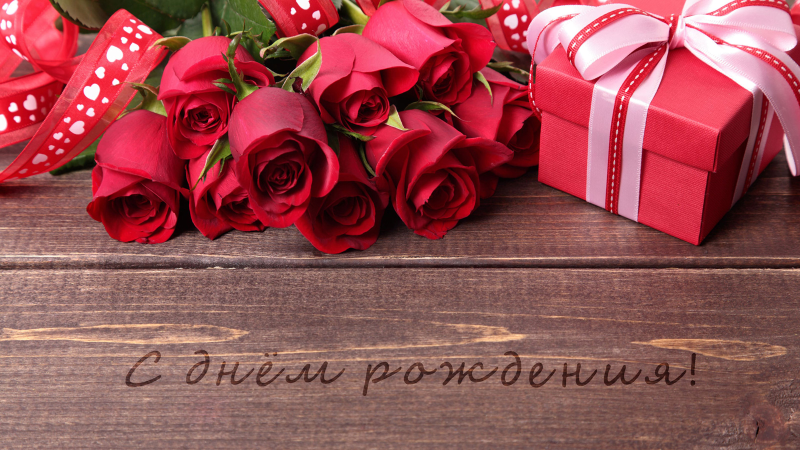
#> input picture zad8/otkrytka.jpeg, 1600 x 900 px (shown at 1/2 size)
$ python zad81.py
#> lines starting #> are read from the running program, lines starting #| are printed output that depends on the picture
from PIL import Image

with Image.open("otkrytka.jpeg") as img:
#> img is the input picture: PIL image 1600x900 RGB; mean R, G, B 150.5, 77.3, 80.9
    img = img.resize((img.width // 2, img.height // 2))
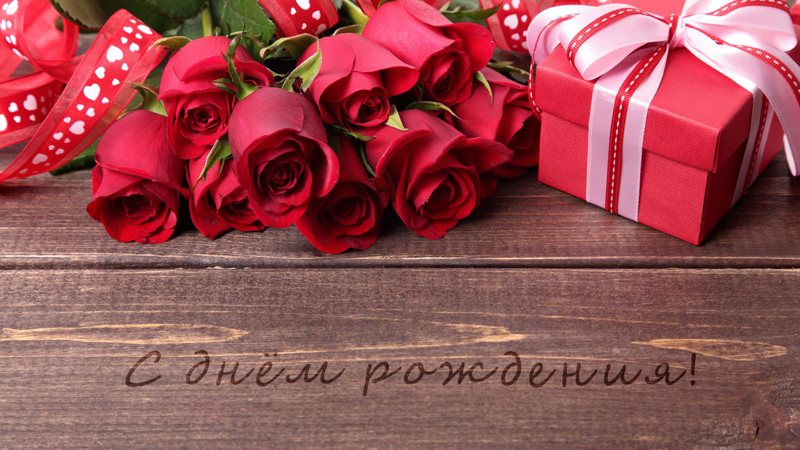
#> img: PIL image 800x450 RGB; mean R, G, B 150.5, 77.3, 80.9
    img = img.crop((0,0,800,350))
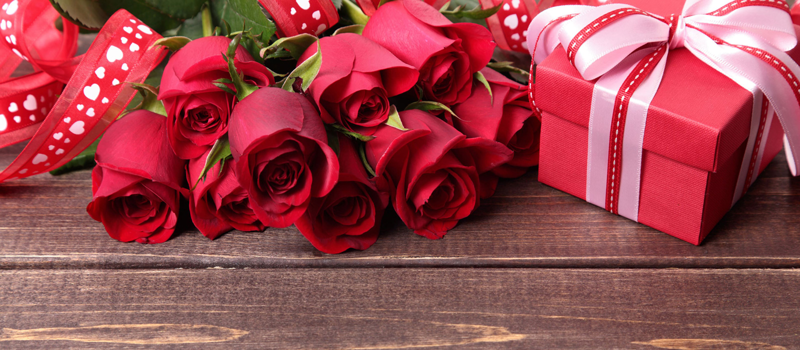
#> img: PIL image 800x350 RGB; mean R, G, B 154.1, 70.5, 77
    img.show()
    img.save("new_otkrytka.jpeg")

$ run again, with zad8/821.jpg copied over zad8/otkrytka.jpeg
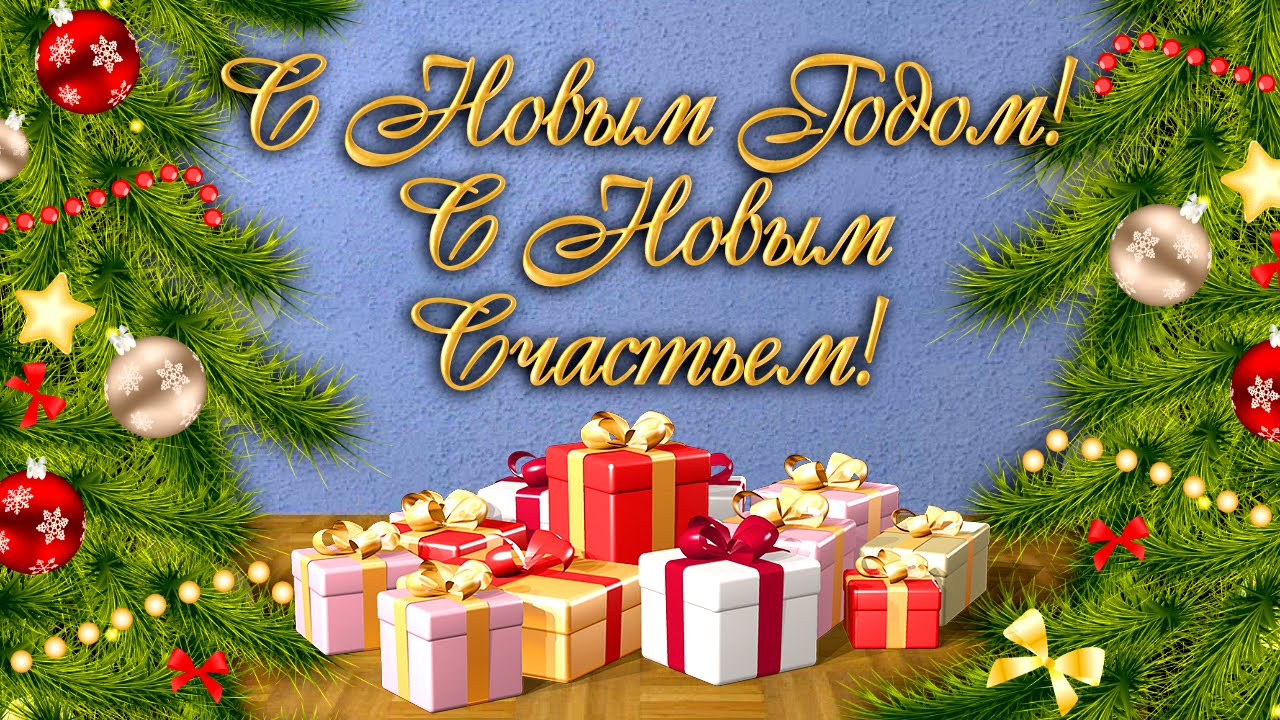
#> input picture zad8/821.jpg, 1280 x 720 px
#> img is the input picture: PIL image 1280x720 RGB; mean R, G, B 131.8, 124.8, 92.9
#> `img = img.resize((img.width // 2, img.height // 2))`:
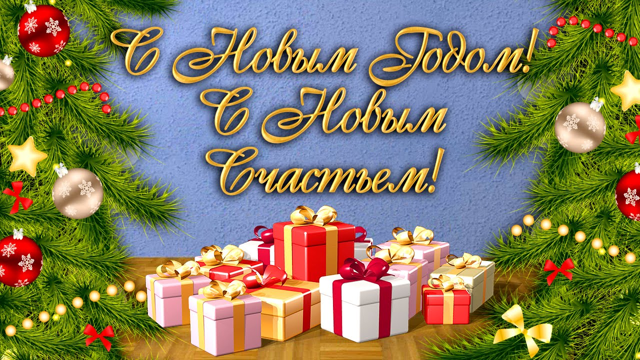
#> img: PIL image 640x360 RGB; mean R, G, B 131.7, 124.8, 93
#> `img = img.crop((0,0,800,350))`:
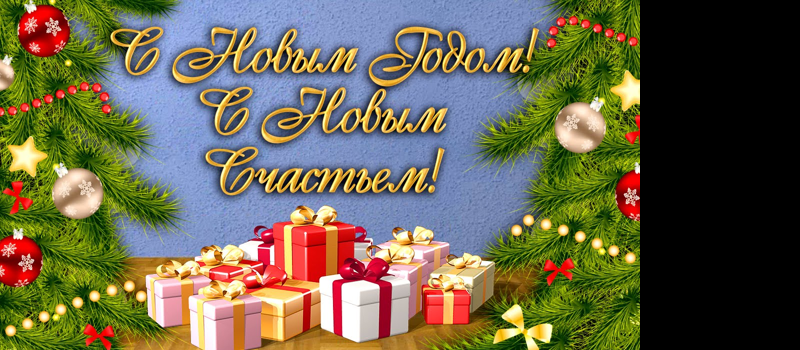
#> img: PIL image 800x350 RGB; mean R, G, B 105.5, 100.1, 75.9

$ run again, with zad8/822.jpg copied over zad8/otkrytka.jpeg
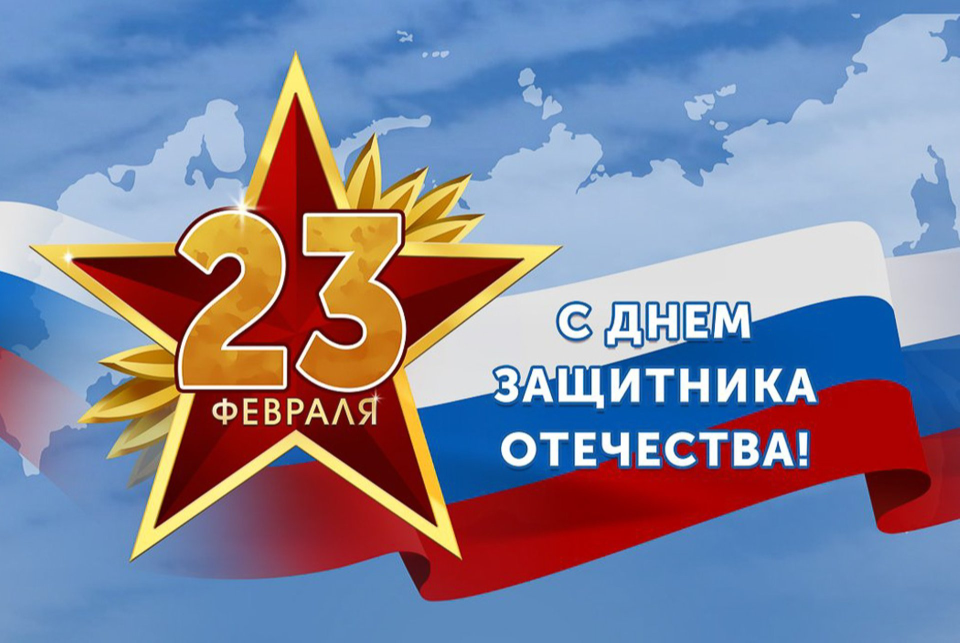
#> input picture zad8/822.jpg, 1920 x 1285 px (shown at 1/2 size)
#> img is the input picture: PIL image 1920x1285 RGB; mean R, G, B 131.3, 131.6, 154.5
#> `img = img.resize((img.width // 2, img.height // 2))`:
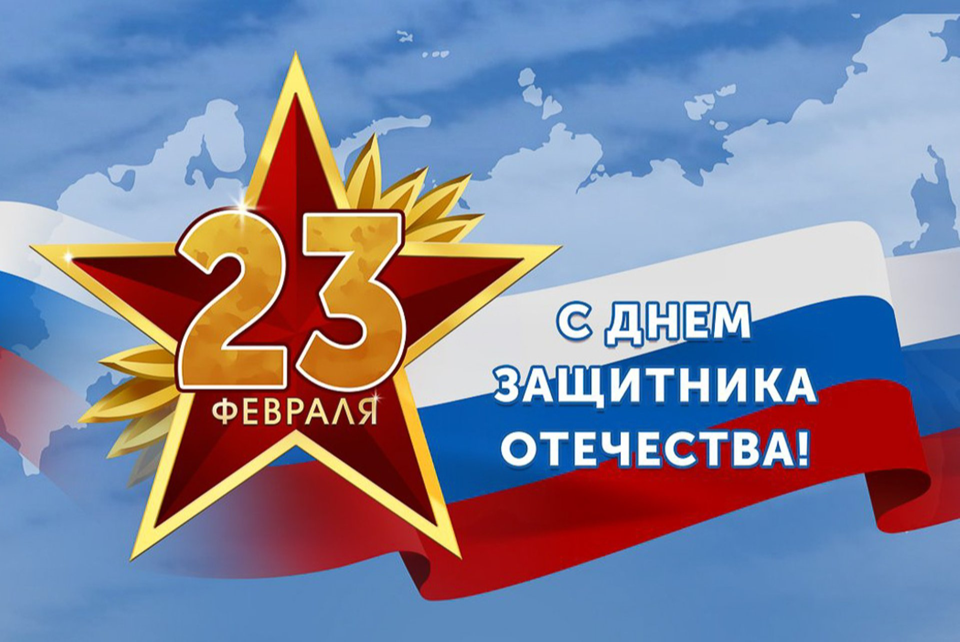
#> img: PIL image 960x642 RGB; mean R, G, B 131.3, 131.6, 154.5
#> `img = img.crop((0,0,800,350))`:
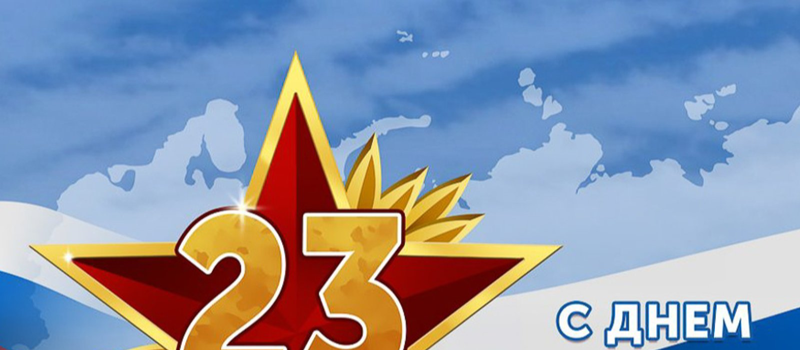
#> img: PIL image 800x350 RGB; mean R, G, B 139.7, 150.1, 170
